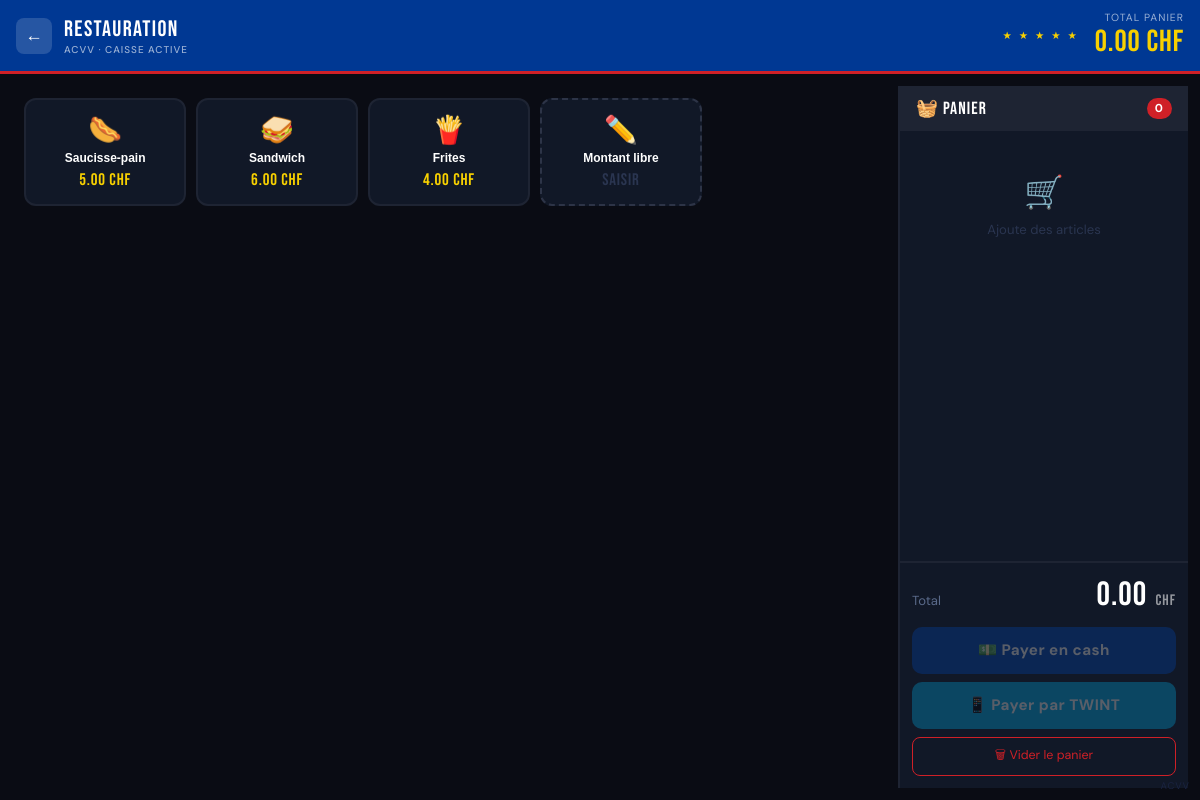
Before: /caisse/4 with the older database file.
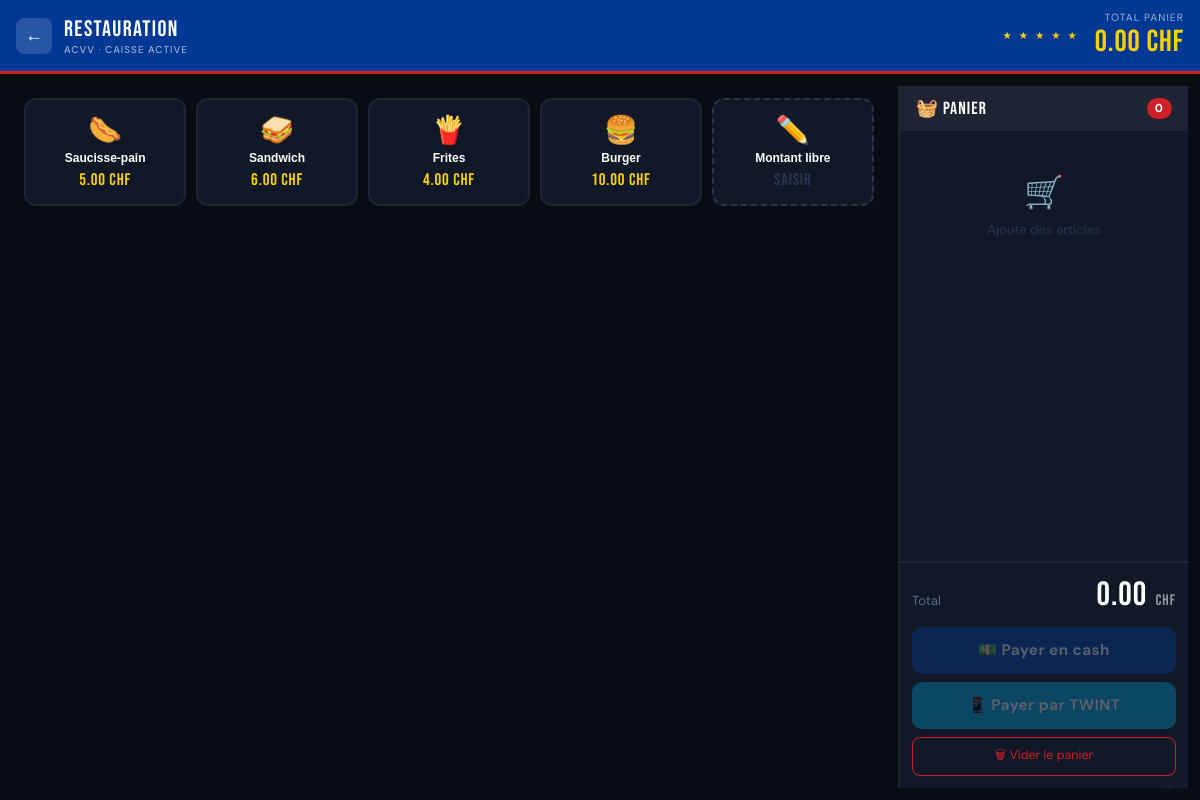
After: the same page with the newer database file.
### tables this page shows
CREATE TABLE articles (
            id INTEGER PRIMARY KEY AUTOINCREMENT,
            stand_id INTEGER NOT NULL,
            nom TEXT NOT NULL,
            prix REAL NOT NULL,
            emoji TEXT DEFAULT '🍺',
            actif INTEGER DEFAULT 1,
            FOREIGN KEY (stand_id) REFERENCES stands(id)
        );

### app.py (the view)
@app.route("/caisse/<int:stand_id>")
def caisse(stand_id):
    db = get_db()
    cur = db.cursor()
    exec_query(cur,
        "SELECT * FROM stands WHERE id = %s",
        "SELECT * FROM stands WHERE id = ?",
        (stand_id,)
    )
    stand = cur.fetchone()
    exec_query(cur,
        "SELECT * FROM articles WHERE stand_id = %s AND actif = 1",
        "SELECT * FROM articles WHERE stand_id = ? AND actif = 1",
        (stand_id,)
    )
    articles = cur.fetchall()
    db.close()
    if not stand:
        return "Stand introuvable", 404
    return render_template("caisse.html", stand=stand, articles=articles)

### app.py (called while the page is built)
def exec_query(cur, pg, sqlite, params=()):
    if IS_POSTGRES:
        cur.execute(pg, params)
    else:
        cur.execute(sqlite, params)

### database.py (called while the page is built)
    def get_db():
        conn = sqlite3.connect(DB_PATH)
        conn.row_factory = sqlite3.Row
        return conn

### templates/caisse.html (shortened to what this page needs)
<!DOCTYPE html>
<html lang="fr">
<head>
</head>
<body>
<div class="header">
  <div class="header-left">
    <button class="btn-back" onclick="window.location='/'">←</button>
    <div class="stand-title">
      {{ stand.nom }}
      <small>ACVV · Caisse active</small>
    </div>
  </div>
  <div class="header-right">
    <div class="stars-sm">★ ★ ★ ★ ★</div>
    <div class="header-total">
      <div class="label">Total panier</div>
      <div class="montant" id="header-total">0.00 CHF</div>
    </div>
  </div>
</div>
<div class="main">
  <div class="articles-panel">
    {% for article in articles %}
    <button class="article-btn" onclick="ajouterArticle({{ article.id }}, '{{ article.nom }}', {{ article.prix }}, '{{ article.emoji }}')">
      <span class="article-emoji">{{ article.emoji }}</span>
      <span class="article-nom">{{ article.nom }}</span>
      <span class="article-prix">{{ "%.2f"|format(article.prix) }} CHF</span>
    </button>
    {% endfor %}
    <button class="article-btn" onclick="ouvrirMontantLibre()" style="border-style:dashed; border-color:var(--gris3)">
      <span class="article-emoji">✏️</span>
      <span class="article-nom">Montant libre</span>
      <span class="article-prix" style="color:#2a3550">Saisir</span>
    </button>
  </div>
  <div class="panier-panel">
    <div class="panier-header">
      <span>🧺 Panier</span>
      <span class="panier-count" id="panier-count">0</span>
    </div>
    <div class="panier-items" id="panier-items">
      <div class="panier-vide"><span class="icon">🛒</span>Ajoute des articles</div>
    </div>
    <div class="panier-footer">
      <div class="total-ligne">
        <span class="total-label">Total</span>
        <div class="total-montant" id="total-montant">0.00 <span>CHF</span></div>
      </div>
      <div class="paiement-btns">
        <button class="btn-pay btn-cash" id="btn-cash" onclick="ouvrirModalPaiement('cash')" disabled>💵 Payer en cash</button>
        <button class="btn-pay btn-twint" id="btn-twint" onclick="ouvrirModalPaiement('twint')" disabled>📱 Payer par TWINT</button>
        <button class="btn-vider" onclick="viderPanier()">🗑 Vider le panier</button>
      </div>
    </div>
    <div class="acvv-watermark">ACVV</div>
  </div>
</div>
</body>
</html>

Changed rows visible on the page:
added articles: emoji "🍔", nom "Burger", prix "10.00"
